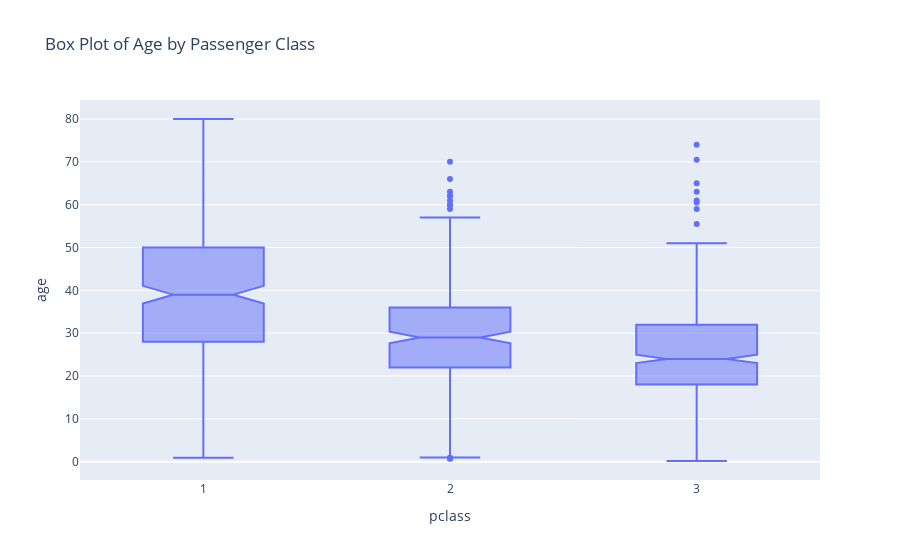

Source (notebook cell):
### Markdown cell above
## 6. Create a box plot of the age by passenger class

### Code cell
fig6 = px.box(titanic_df, x='pclass', y='age', notched=True, title='Box Plot of Age by Passenger Class')
fig6.show()

### Figure 1 — Plotly figure (JSON) as saved in the notebook; plotly's stock layout.template omitted (floating-point values rounded to 4 significant figures; data arrays with more than 128 entries replaced by an {"elided": "..."} marker saying what was removed)
{"data": [{"alignmentgroup": "True", "hovertemplate": "pclass=%{x}<br>age=%{y}<extra></extra>", "legendgroup": "", "marker": {"color": "#636efa"}, "name": "", "notched": true, "offsetgroup": "", "orientation": "v", "showlegend": false, "type": "box", "x": {"elided": "1309 int values"}, "x0": " ", "xaxis": "x", "y": {"elided": "1309 float values"}, "y0": " ", "yaxis": "y"}], "layout": {"autosize": true, "boxmode": "group", "legend": {"tracegroupgap": 0}, "title": {"text": "Box Plot of Age by Passenger Class"}, "xaxis": {"anchor": "y", "autorange": true, "domain": [0, 1], "range": [0.5, 3.5], "title": {"text": "pclass"}, "type": "linear"}, "yaxis": {"anchor": "x", "autorange": true, "domain": [0, 1], "range": [-4.268, 84.44], "title": {"text": "age"}, "type": "linear"}}}
